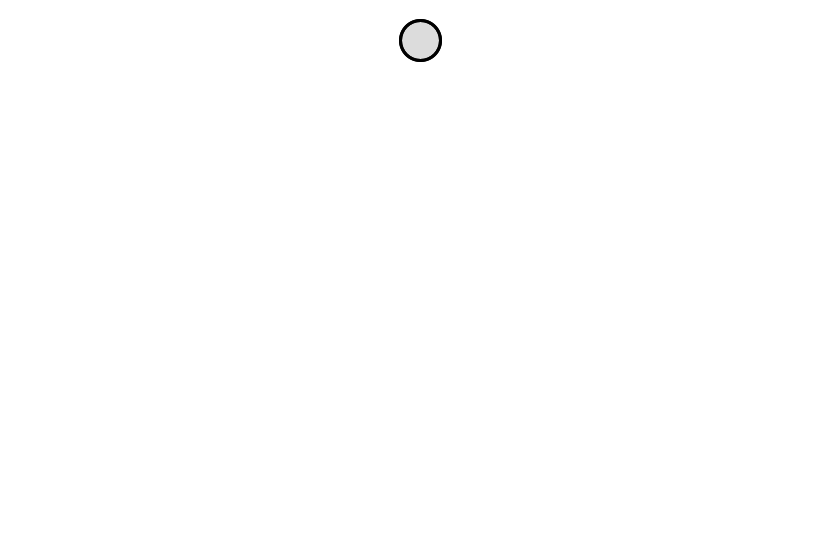
Frame 1 (no input)
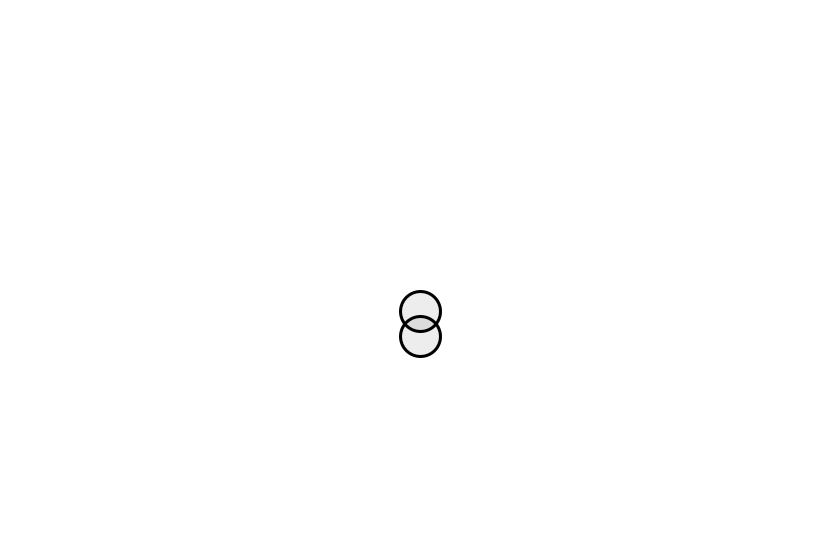
Frame 60 (the mouse pressed at the canvas centre just before this capture)
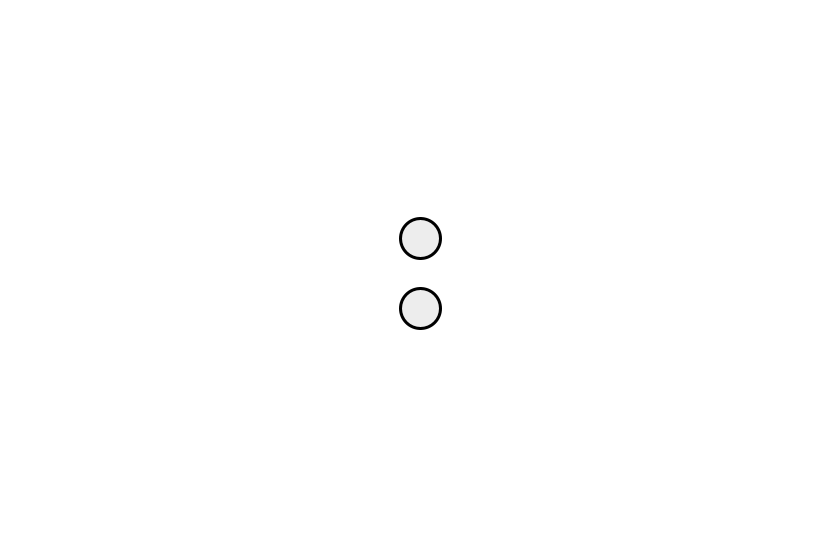
Frame 120 (the mouse held since frame 60 and released just before this capture)

The Processing sketch that drew these frames (run headless with seeded random() and noise(); from frame 60 on, the mouse is pressed at the canvas centre):

// Processing sketch: Force
// ── Force.pde
//Friction

Mover m1; 
Mover m2; 

void setup(){
   size(840,560);
   m1 = new Mover(20);
   m2 = new Mover(20);

}

void draw(){
    background(255);

  PVector g = new PVector(0,9.8);
  PVector w = new PVector(1,-10);
  
  float c=0.47;
  PVector wN = new PVector(-0.5,-10);
 

  if (mousePressed && (mouseButton == RIGHT)) {
    m1.applyForce(w);
    m2.applyForce(w);


  } else if (mousePressed && (mouseButton == LEFT)) {
    m1.applyForce(wN);
    m2.applyForce(wN);

  }
  
  // apply friction 
  
  PVector friction = m1.vel.get();
  
  friction.mult(-1);
  friction.normalize();
  friction.mult(c);
  m1.applyForce(friction);
  
  m1.applyForce(g);
  m1.display();
  m1.update();
  m1.edge();
  
  m2.applyForce(g);
  m2.display();
  m2.update();
  m2.edge();
}

// ── Mover.pde
class Mover{
  PVector pos; 
  PVector vel;
  PVector accel; 
  
  float topspeed;
  float rad;
  float mass;
  Mover(float m){
    pos = new PVector(width/2,40);
    vel = new PVector(0,0);
    accel = new PVector(0,0);
    topspeed = 4;
    rad= 40;
    mass=m;
  }
  
  void display(){
    stroke(0);
    strokeWeight(3);
    fill(mass,mass);
    ellipse(pos.x, pos.y,rad, rad);
  }
  
  void update(){    
    vel.add(accel);
    pos.add(vel);
    accel.mult(0);

  }
  
  void applyForce(PVector force){
   PVector f = force.get();
   f.div(mass);
    accel.add(f);
  }
  void coollide(){
  
  }
  
  void edge(){
       if (pos.x > width) {
      pos.x = width;
      vel.x *= -1;
    } else if (pos.x < 0) {
      vel.x *= -1;
      pos.x = 0;
    }

    if (pos.y > height) {
      vel.y *= -1;
      pos.y = height;
    }
  }
}
